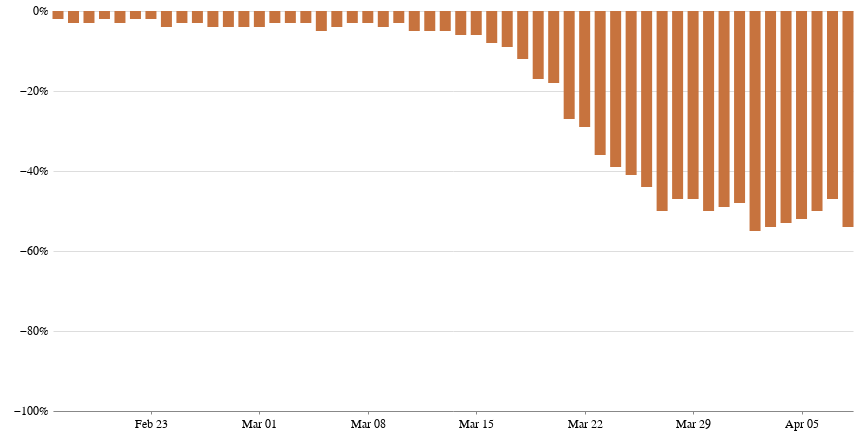

The cell this chart's notebook holds for it:
### Markdown cell above
### LAX: Share of scheduled flights that didn't depart

### Code cell
lax_chart = alt.Chart(lax).mark_bar(size=11,color='#C7733E').encode(
    x=alt.X('date:T', title='', axis=alt.Axis(grid=False,tickCount=6, format='%b %d')),
    y=alt.Y('pct_diff:Q', title='', axis=alt.Axis(tickCount=5, offset=3,\
                            format='%', tickSize=0,domainOpacity=0), scale=alt.Scale(domain=(-1, 0)))
).properties(width=800, height=400,
    title=''
)

lax_chart.configure_view(strokeOpacity=0)

### Figure 1 — Vega-Lite specification as saved in the notebook (floating-point values rounded to 4 significant figures)
{"config": {"view": {"width": 800, "height": 450, "strokeOpacity": 0}, "background": "#ffffff", "title": {"anchor": "start", "font": "Benton Gothic Bold, sans", "fontColor": "#000000", "fontSize": 22, "fontWeight": "normal"}, "arc": {"fill": "#82c6df"}, "area": {"fill": "#82c6df"}, "line": {"stroke": "#82c6df", "strokeWidth": 3}, "path": {"stroke": "#82c6df"}, "rect": {"fill": "#82c6df"}, "shape": {"stroke": "#82c6df"}, "bar": {"fill": "#82c6df"}, "point": {"stroke": "#82c6df"}, "symbol": {"fill": "#82c6df", "size": 30}, "axis": {"titleFont": "Benton Gothic Bold, sans", "titleFontSize": 13, "titleFontWeight": "normal", "labelFont": "Benton Gothic, sans", "labelFontSize": 11.5, "labelFontWeight": "normal"}, "axisX": {"labelAngle": 0, "labelPadding": 4, "tickSize": 3}, "axisY": {"labelBaseline": "middle", "maxExtent": 45, "minExtent": 45, "tickSize": 2, "titleAlign": "left", "titleAngle": 0, "titleX": -45, "titleY": -11}, "legend": {"titleFont": "Benton Gothic Bold, sans", "titleFontSize": 13, "titleFontWeight": "normal", "symbolType": "square", "labelFont": "Benton Gothic, sans", "labelFontSize": 11.5}, "range": {"category": ["#3580b1", "#ec8431", "#ab7fb4", "#c89d29", "#adc839", "#829eb1"], "diverging": ["#e68a4f", "#f4bb6a", "#f9e39c", "#dadfe2", "#a6b7c6", "#849eae"], "heatmap": ["#fbf2c7", "#f9e39c", "#f8d36e", "#f4bb6a", "#e68a4f", "#d15a40", "#ab4232"], "ordinal": ["#fbf2c7", "#f9e39c", "#f8d36e", "#f4bb6a", "#e68a4f", "#d15a40", "#ab4232"], "ramp": ["#fbf2c7", "#f9e39c", "#f8d36e", "#f4bb6a", "#e68a4f", "#d15a40", "#ab4232"]}}, "data": {"name": "data-3f235642bb245f2e43b4fe13aac94fed"}, "mark": {"type": "bar", "color": "#C7733E", "size": 11}, "encoding": {"x": {"type": "temporal", "axis": {"format": "%b %d", "grid": false, "tickCount": 6}, "field": "date", "title": ""}, "y": {"type": "quantitative", "axis": {"domainOpacity": 0, "format": "%", "offset": 3, "tickCount": 5, "tickSize": 0}, "field": "pct_diff", "scale": {"domain": [-1, 0]}, "title": ""}}, "height": 400, "title": "", "width": 800, "$schema": "https://vega.github.io/schema/vega-lite/v4.0.2.json", "datasets": {"data-3f235642bb245f2e43b4fe13aac94fed": [{"date": "2/17/20", "airport": "LAX", "scheduled": 894, "departed": 872, "cali": true, "diff": -22, "pct_diff": -0.02, "can": false}, {"date": "2/18/20", "airport": "LAX", "scheduled": 947, "departed": 915, "cali": true, "diff": -32, "pct_diff": -0.03, "can": false}, {"date": "2/19/20", "airport": "LAX", "scheduled": 912, "departed": 888, "cali": true, "diff": -24, "pct_diff": -0.03, "can": false}, {"date": "2/20/20", "airport": "LAX", "scheduled": 925, "departed": 905, "cali": true, "diff": -20, "pct_diff": -0.02, "can": false}, {"date": "2/21/20", "airport": "LAX", "scheduled": 936, "departed": 911, "cali": true, "diff": -25, "pct_diff": -0.03, "can": false}, {"date": "2/22/20", "airport": "LAX", "scheduled": 877, "departed": 862, "cali": true, "diff": -15, "pct_diff": -0.02, "can": false}, {"date": "2/23/20", "airport": "LAX", "scheduled": 829, "departed": 812, "cali": true, "diff": -17, "pct_diff": -0.02, "can": false}, {"date": "2/24/20", "airport": "LAX", "scheduled": 927, "departed": 894, "cali": true, "diff": -33, "pct_diff": -0.04, "can": false}, {"date": "2/25/20", "airport": "LAX", "scheduled": 929, "departed": 903, "cali": true, "diff": -26, "pct_diff": -0.03, "can": false}, {"date": "2/26/20", "airport": "LAX", "scheduled": 930, "departed": 898, "cali": true, "diff": -32, "pct_diff": -0.03, "can": false}, {"date": "2/27/20", "airport": "LAX", "scheduled": 959, "departed": 923, "cali": true, "diff": -36, "pct_diff": -0.04, "can": false}, {"date": "2/28/20", "airport": "LAX", "scheduled": 960, "departed": 922, "cali": true, "diff": -38, "pct_diff": -0.04, "can": false}, {"date": "2/29/20", "airport": "LAX", "scheduled": 904, "departed": 870, "cali": true, "diff": -34, "pct_diff": -0.04, "can": false}, {"date": "3/1/20", "airport": "LAX", "scheduled": 860, "departed": 828, "cali": true, "diff": -32, "pct_diff": -0.04, "can": false}, {"date": "3/2/20", "airport": "LAX", "scheduled": 924, "departed": 892, "cali": true, "diff": -32, "pct_diff": -0.03, "can": false}, {"date": "3/3/20", "airport": "LAX", "scheduled": 916, "departed": 891, "cali": true, "diff": -25, "pct_diff": -0.03, "can": false}, {"date": "3/4/20", "airport": "LAX", "scheduled": 932, "departed": 901, "cali": true, "diff": -31, "pct_diff": -0.03, "can": false}, {"date": "3/5/20", "airport": "LAX", "scheduled": 974, "departed": 925, "cali": true, "diff": -49, "pct_diff": -0.05, "can": false}, {"date": "3/6/20", "airport": "LAX", "scheduled": 956, "departed": 919, "cali": true, "diff": -37, "pct_diff": -0.04, "can": false}, {"date": "3/7/20", "airport": "LAX", "scheduled": 895, "departed": 868, "cali": true, "diff": -27, "pct_diff": -0.03, "can": false}, {"date": "3/8/20", "airport": "LAX", "scheduled": 913, "departed": 882, "cali": true, "diff": -31, "pct_diff": -0.03, "can": false}, {"date": "3/9/20", "airport": "LAX", "scheduled": 925, "departed": 885, "cali": true, "diff": -40, "pct_diff": -0.04, "can": false}, {"date": "3/10/20", "airport": "LAX", "scheduled": 926, "departed": 894, "cali": true, "diff": -32, "pct_diff": -0.03, "can": false}, {"date": "3/11/20", "airport": "LAX", "scheduled": 941, "departed": 895, "cali": true, "diff": -46, "pct_diff": -0.05, "can": false}, {"date": "3/12/20", "airport": "LAX", "scheduled": 958, "departed": 913, "cali": true, "diff": -45, "pct_diff": -0.05, "can": false}, {"date": "3/13/20", "airport": "LAX", "scheduled": 982, "departed": 937, "cali": true, "diff": -45, "pct_diff": -0.05, "can": false}, {"date": "3/14/20", "airport": "LAX", "scheduled": 930, "departed": 875, "cali": true, "diff": -55, "pct_diff": -0.06, "can": false}, {"date": "3/15/20", "airport": "LAX", "scheduled": 897, "departed": 839, "cali": true, "diff": -58, "pct_diff": -0.06, "can": false}, {"date": "3/16/20", "airport": "LAX", "scheduled": 959, "departed": 886, "cali": true, "diff": -73, "pct_diff": -0.08, "can": false}, {"date": "3/17/20", "airport": "LAX", "scheduled": 949, "departed": 866, "cali": true, "diff": -83, "pct_diff": -0.09, "can": false}, {"date": "3/18/20", "airport": "LAX", "scheduled": 924, "departed": 811, "cali": true, "diff": -113, "pct_diff": -0.12, "can": false}, {"date": "3/19/20", "airport": "LAX", "scheduled": 970, "departed": 808, "cali": true, "diff": -162, "pct_diff": -0.17, "can": false}, {"date": "3/20/20", "airport": "LAX", "scheduled": 955, "departed": 781, "cali": true, "diff": -174, "pct_diff": -0.18, "can": false}, {"date": "3/21/20", "airport": "LAX", "scheduled": 923, "departed": 672, "cali": true, "diff": -251, "pct_diff": -0.27, "can": false}, {"date": "3/22/20", "airport": "LAX", "scheduled": 873, "departed": 620, "cali": true, "diff": -253, "pct_diff": -0.29, "can": false}, {"date": "3/23/20", "airport": "LAX", "scheduled": 919, "departed": 589, "cali": true, "diff": -330, "pct_diff": -0.36, "can": false}, {"date": "3/24/20", "airport": "LAX", "scheduled": 923, "departed": 565, "cali": true, "diff": -358, "pct_diff": -0.39, "can": false}, {"date": "3/25/20", "airport": "LAX", "scheduled": 911, "departed": 539, "cali": true, "diff": -372, "pct_diff": -0.41, "can": false}, {"date": "3/26/20", "airport": "LAX", "scheduled": 924, "departed": 520, "cali": true, "diff": -404, "pct_diff": -0.44, "can": false}, {"date": "3/27/20", "airport": "LAX", "scheduled": 923, "departed": 461, "cali": true, "diff": -462, "pct_diff": -0.5, "can": false}, {"date": "3/28/20", "airport": "LAX", "scheduled": 885, "departed": 470, "cali": true, "diff": -415, "pct_diff": -0.47, "can": false}, {"date": "3/29/20", "airport": "LAX", "scheduled": 851, "departed": 451, "cali": true, "diff": -400, "pct_diff": -0.47, "can": false}, {"date": "3/30/20", "airport": "LAX", "scheduled": 866, "departed": 431, "cali": true, "diff": -435, "pct_diff": -0.5, "can": false}, {"date": "3/31/20", "airport": "LAX", "scheduled": 864, "departed": 441, "cali": true, "diff": -423, "pct_diff": -0.49, "can": false}, {"date": "4/1/20", "airport": "LAX", "scheduled": 809, "departed": 422, "cali": true, "diff": -387, "pct_diff": -0.48, "can": false}, {"date": "4/2/20", "airport": "LAX", "scheduled": 814, "departed": 368, "cali": true, "diff": -446, "pct_diff": -0.55, "can": false}, {"date": "4/3/20", "airport": "LAX", "scheduled": 762, "departed": 348, "cali": true, "diff": -414, "pct_diff": -0.54, "can": false}, {"date": "4/4/20", "airport": "LAX", "scheduled": 729, "departed": 340, "cali": true, "diff": -389, "pct_diff": -0.53, "can": false}, {"date": "4/5/20", "airport": "LAX", "scheduled": 704, "departed": 339, "cali": true, "diff": -365, "pct_diff": -0.52, "can": false}, {"date": "4/6/20", "airport": "LAX", "scheduled": 644, "departed": 324, "cali": true, "diff": -320, "pct_diff": -0.5, "can": false}, {"date": "4/7/20", "airport": "LAX", "scheduled": 592, "departed": 314, "cali": true, "diff": -278, "pct_diff": -0.47, "can": false}, {"date": "4/8/20", "airport": "LAX", "scheduled": 564, "departed": 258, "cali": true, "diff": -306, "pct_diff": -0.54, "can": false}]}}
